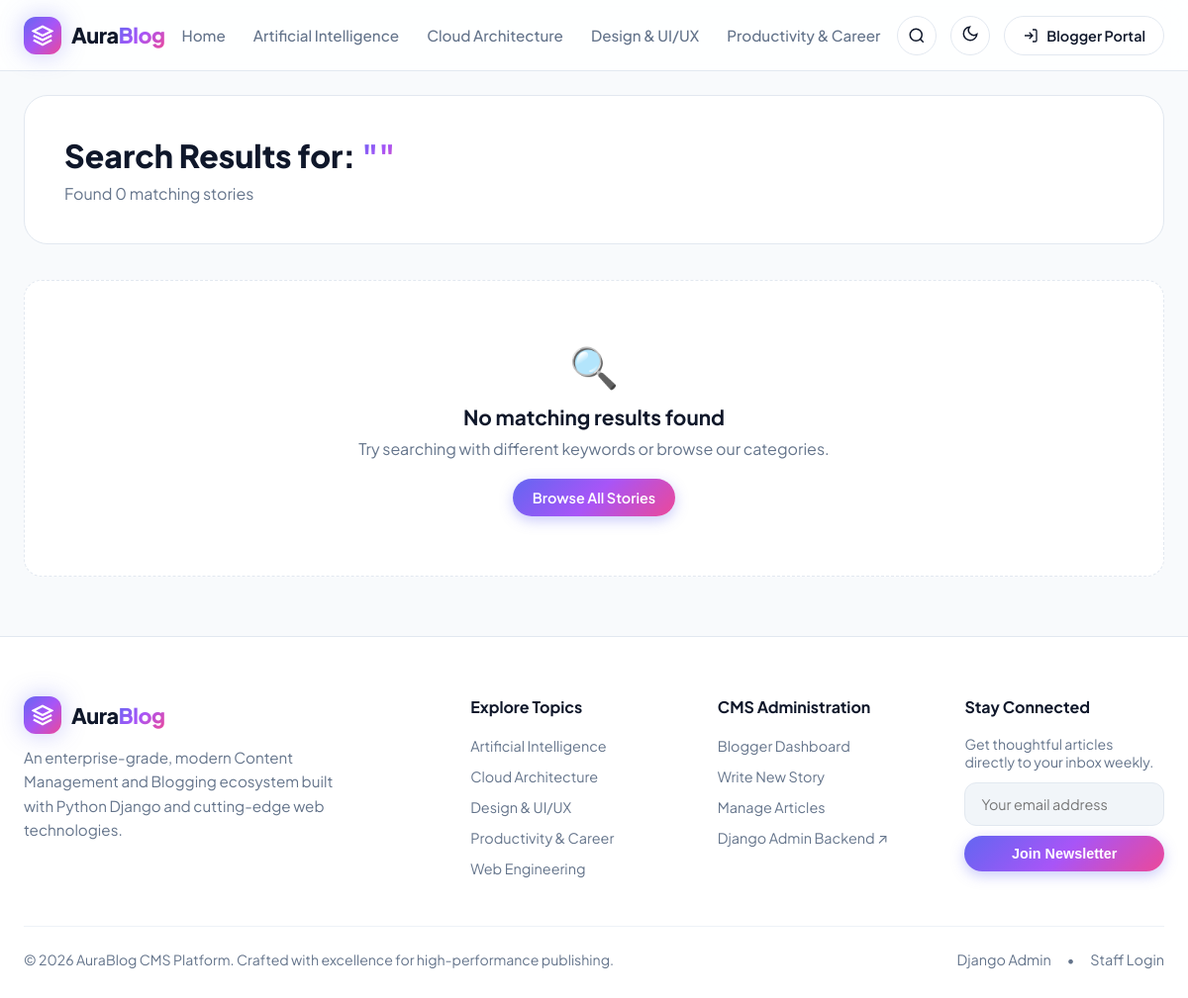
The app's page /search/ with its own data.
### blog/models.py (models this page shows, shortened)
class Category(models.Model):
    name = models.CharField(max_length=100, unique=True)
    slug = models.SlugField(max_length=120, unique=True, blank=True)
    description = models.TextField(blank=True)
    color = models.CharField(max_length=20, default="#6366f1", help_text="Badge hex color e.g. #6366f1")
    icon = models.CharField(max_length=50, default="folder", help_text="Icon identifier e.g. folder, code, compass")
    created_at = models.DateTimeField(auto_now_add=True)
    class Meta:
        verbose_name_plural = "Categories"
        ordering = ['name']

### blog/views.py (the view, shortened to what this page needs)
# urls.py: path('search/', views.search_posts, name='search'),
def search_posts(request):
    query = request.GET.get('q', '').strip()
    posts = Post.objects.none()
    paginator = Paginator(posts, 6)
    page_number = request.GET.get('page')
    page_obj = paginator.get_page(page_number)
    return render(request, 'blog/search_results.html', {
        'query': query,
        'page_obj': page_obj,
        'count': posts.count() if query else 0,
    })

### blog/context_processors.py (called while the page is built)
def blog_globals(request):
    categories = Category.objects.all()
    popular_posts = Post.objects.filter(status='published').order_by('-views_count')[:4]
    return {
        'nav_categories': categories,
        'footer_popular_posts': popular_posts,
        'site_name': 'AuraBlog CMS',
        'site_tagline': 'Crafting Stories, Empowering Creators',
    }

### templates/blog/search_results.html (shortened to what this page needs)
{% extends 'base.html' %}
{% load static %}
{% load blog_tags %}
{% block content %}
<div class="container">
  <div style="background: var(--bg-surface); border: 1px solid var(--border-color); border-radius: var(--radius-xl); padding: 40px; margin-bottom: 36px;">
    <h1 style="font-size: 2rem; font-weight: 800; margin-bottom: 8px;">
      Search Results for: <span class="brand-text-gradient">"{{ query }}"</span>
    </h1>
    <p style="color: var(--text-muted);">Found {{ count }} matching stories</p>
  </div>
  {% if page_obj %}
    <div class="posts-grid" style="grid-template-columns: repeat(3, 1fr);">
      {% for post in page_obj %}
        <article class="post-card">
          <a href="{{ post.get_absolute_url }}" class="card-media">
            <img src="{{ post.image_url }}" alt="{{ post.title }}" loading="lazy">
          </a>
          <div class="card-body">
            <div class="card-date-read">
              <span>{{ post.published_at|date:"M d, Y" }}</span>
              <span>•</span>
              <span>{{ post.read_time|reading_time }}</span>
            </div>
            <h3 class="card-title">
              <a href="{{ post.get_absolute_url }}">{{ post.title }}</a>
            </h3>
            <p class="card-excerpt">{{ post.excerpt|default:post.content|truncatewords:20 }}</p>
            <div class="card-footer">
              <span class="card-author">{{ post.author.get_full_name|default:post.author.username }}</span>
              <div class="card-stats">
                <span>👁 {{ post.views_count }}</span>
                <span>❤️ {{ post.likes_count }}</span>
              </div>
            </div>
          </div>
        </article>
      {% endfor %}
    </div>
    {% if page_obj.has_other_pages %}
      <div style="display:flex; justify-content:center; align-items:center; gap:8px; margin: 32px 0;">
        {% if page_obj.has_previous %}
          <a href="?q={{ query }}&page={{ page_obj.previous_page_number }}" class="btn-secondary">← Previous</a>
        {% endif %}
        <span style="font-size: 0.9rem; color: var(--text-muted);">Page {{ page_obj.number }} of {{ page_obj.paginator.num_pages }}</span>
        {% if page_obj.has_next %}
          <a href="?q={{ query }}&page={{ page_obj.next_page_number }}" class="btn-secondary">Next →</a>
        {% endif %}
      </div>
    {% endif %}
  {% else %}
    <div style="text-align: center; padding: 60px 20px; background: var(--bg-surface); border-radius: var(--radius-lg); border: 1px dashed var(--border-color);">
      <div style="font-size: 2.5rem; margin-bottom: 12px;">🔍</div>
      <h3 style="font-size: 1.3rem; font-weight: 700; margin-bottom: 8px;">No matching results found</h3>
      <p style="color: var(--text-muted); margin-bottom: 20px;">Try searching with different keywords or browse our categories.</p>
      <a href="{% url 'blog:post_list' %}" class="btn-primary">Browse All Stories</a>
    </div>
  {% endif %}
</div>
{% endblock %}

### templates/base.html (shortened to what this page needs)
{% load static %}
<!DOCTYPE html>
<html lang="en">
<head>
  <link rel="stylesheet" href="{% static 'css/main.css' %}">
</head>
<body>
  <header class="navbar">
    <div class="container nav-inner">
      <a href="{% url 'blog:post_list' %}" class="brand-logo" id="navBrandLogo">
        <div class="brand-icon">
          <svg width="22" height="22" viewBox="0 0 24 24" fill="none" stroke="currentColor" stroke-width="2.5"><path d="M12 2L2 7l10 5 10-5-10-5zM2 17l10 5 10-5M2 12l10 5 10-5"/></svg>
        </div>
        <span>Aura<span class="brand-text-gradient">Blog</span></span>
      </a>
      <nav>
        <ul class="nav-links">
          <li><a href="{% url 'blog:post_list' %}" class="nav-link {% if request.resolver_match.url_name == 'post_list' %}active{% endif %}">Home</a></li>
          {% for cat in nav_categories|slice:":4" %}
            <li><a href="{% url 'blog:category_detail' cat.slug %}" class="nav-link">{{ cat.name }}</a></li>
          {% endfor %}
        </ul>
      </nav>
      <div class="nav-actions">
        <button type="button" class="btn-icon open-search-modal" title="Search articles (Ctrl+K)" id="searchTriggerBtn">
          <svg width="18" height="18" viewBox="0 0 24 24" fill="none" stroke="currentColor" stroke-width="2"><circle cx="11" cy="11" r="8"/><path d="m21 21-4.3-4.3"/></svg>
        </button>
        <button type="button" class="btn-icon theme-toggle-btn" title="Toggle color theme" id="themeToggleBtn">
          <span class="theme-icon">
          </span>
        </button>
        {% if user.is_authenticated %}
          <a href="{% url 'blog:cms_dashboard' %}" class="btn-primary" id="cmsDashboardLink">
            <svg width="16" height="16" viewBox="0 0 24 24" fill="none" stroke="currentColor" stroke-width="2.2"><rect width="18" height="18" x="3" y="3" rx="2"/><path d="M3 9h18M9 21V9"/></svg>
            CMS Studio
          </a>
        {% else %}
          <a href="{% url 'blog:cms_login' %}" class="btn-secondary" id="cmsLoginLink">
            <svg width="16" height="16" viewBox="0 0 24 24" fill="none" stroke="currentColor" stroke-width="2"><path d="M15 3h4a2 2 0 0 1 2 2v14a2 2 0 0 1-2 2h-4M10 17l5-5-5-5M15 12H3"/></svg>
            Blogger Portal
          </a>
        {% endif %}
      </div>
    </div>
  </header>
  <main class="main-content">
    {% block content %}{% endblock %}
  </main>
  <footer class="footer">
    <div class="container">
      <div class="footer-grid">
        <div class="footer-brand">
          <div class="brand-logo" style="margin-bottom: 12px;">
            <div class="brand-icon">
              <svg width="22" height="22" viewBox="0 0 24 24" fill="none" stroke="currentColor" stroke-width="2.5"><path d="M12 2L2 7l10 5 10-5-10-5zM2 17l10 5 10-5M2 12l10 5 10-5"/></svg>
            </div>
            <span>Aura<span class="brand-text-gradient">Blog</span></span>
          </div>
          <p>An enterprise-grade, modern Content Management and Blogging ecosystem built with Python Django and cutting-edge web technologies.</p>
        </div>
        <div>
          <h4 class="footer-title">Explore Topics</h4>
          <ul class="footer-links">
            {% for cat in nav_categories %}
              <li><a href="{% url 'blog:category_detail' cat.slug %}" class="footer-link">{{ cat.name }}</a></li>
            {% endfor %}
          </ul>
        </div>
        <div>
          <h4 class="footer-title">CMS Administration</h4>
          <ul class="footer-links">
            <li><a href="{% url 'blog:cms_dashboard' %}" class="footer-link">Blogger Dashboard</a></li>
            <li><a href="{% url 'blog:cms_post_create' %}" class="footer-link">Write New Story</a></li>
            <li><a href="{% url 'blog:cms_post_list' %}" class="footer-link">Manage Articles</a></li>
            <li><a href="/admin/" target="_blank" class="footer-link">Django Admin Backend ↗</a></li>
          </ul>
        </div>
        <div>
          <h4 class="footer-title">Stay Connected</h4>
          <p style="font-size:0.88rem; color:var(--text-muted); margin-bottom:12px;">Get thoughtful articles directly to your inbox weekly.</p>
          <form action="{% url 'blog:subscribe' %}" method="POST" class="newsletter-form">
            <input type="email" name="email" class="newsletter-input" placeholder="Your email address" required style="border: 1px solid var(--border-color); background:var(--bg-surface-subtle); color:var(--text-main);">
            <button type="submit" class="btn-primary" style="justify-content:center;">Join Newsletter</button>
          </form>
        </div>
      </div>
      <div class="footer-bottom">
        <p>&copy; 2026 AuraBlog CMS Platform. Crafted with excellence for high-performance publishing.</p>
        <div style="display:flex; gap:16px;">
          <a href="/admin/" class="footer-link">Django Admin</a>
          <span>•</span>
          <a href="{% url 'blog:cms_login' %}" class="footer-link">Staff Login</a>
        </div>
      </div>
    </div>
  </footer>
</body>
</html>

### records on screen
Category: name "Artificial Intelligence"
Category: name "Cloud Architecture"
Category: name "Design & UI/UX"
Category: name "Productivity & Career"
Category: name "Web Engineering"

### other values on screen
{{ count }} "0"
